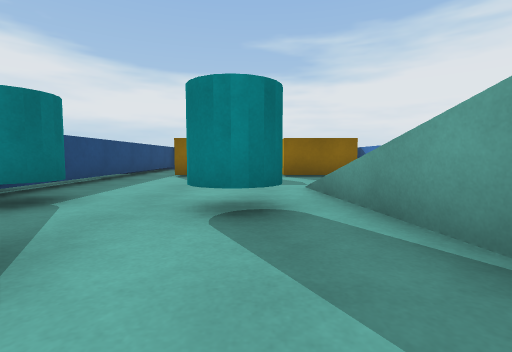
View 1 (above)

12 first-person views from a walk through a Unity game level. The camera is 0.55 m above the floor, tilts 4° down and sees 85° across. The floor is counted in squares, 1 m on a side. Each view is taken from the middle of a square. On the plan, view 1 faces up. The plan holds only what a view shows up to about 9 squares ahead; the rest is blank.

View 2
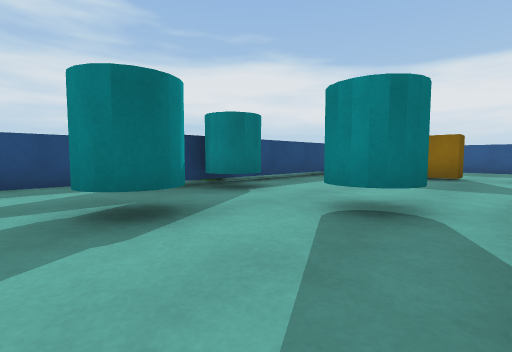

View 3
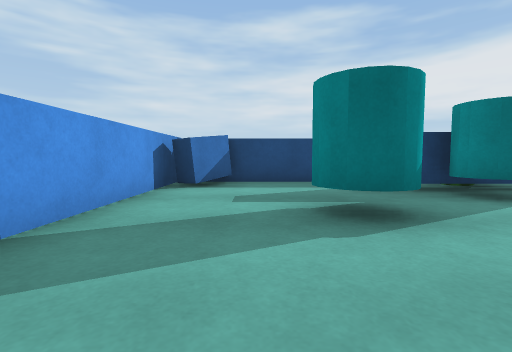

View 4
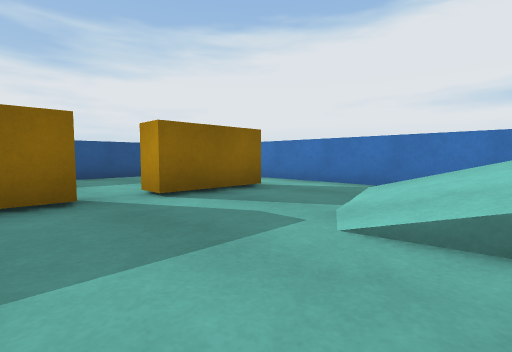

View 5
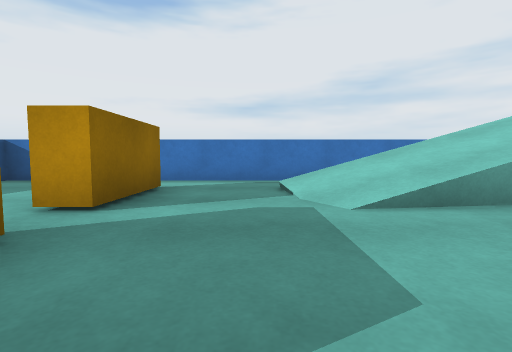

View 6
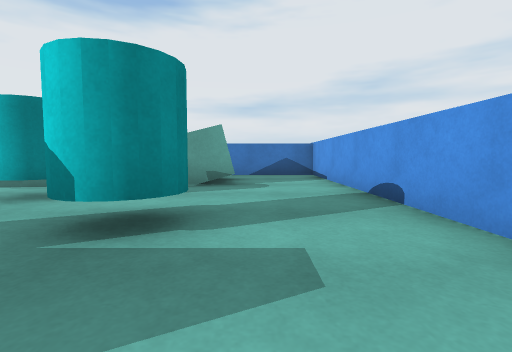

View 7
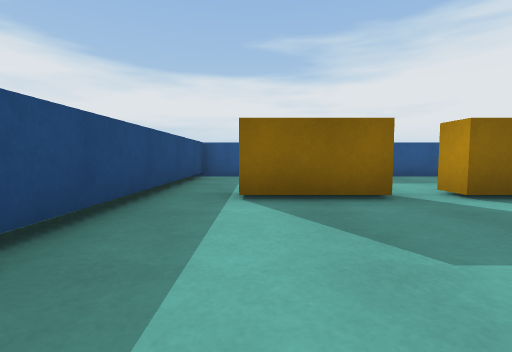

View 8
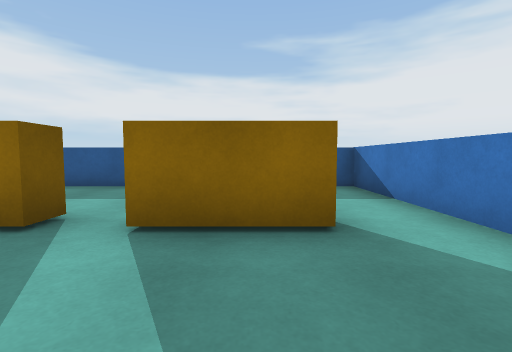

View 9
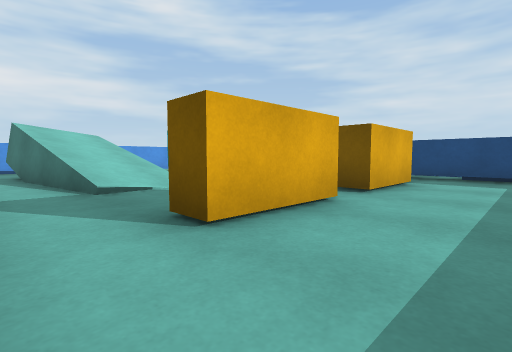

View 10
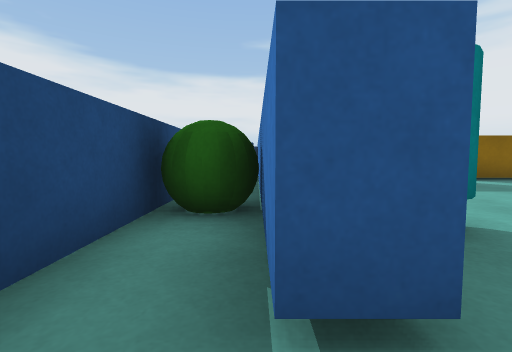

View 11
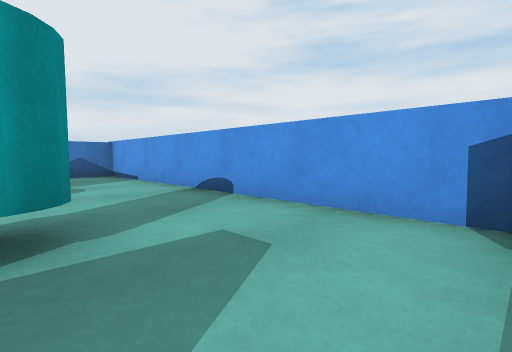

View 12
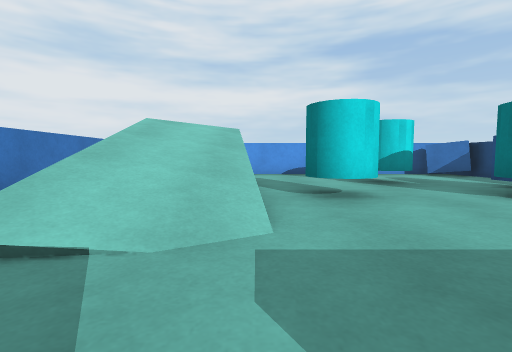

### Floor plan
Key: @ floor where view 1 was taken; # wall or solid block; . floor; / step, stairs or slope; = window, fence, low wall or low ledge; B block; C cyan cylinder; G green ball; L blue block.
Columns run from 5 left of view 1 to 5 right of it. Each row starts with its distance up from view 1.
 12  ##########
 11  #........#
 10  #........#
  9  #........#
  8  #.BBBBBB.#
  7  #........#
  6  #........#
  5 ##....//=.#
  4 #GC...//#.#
  3 ##C..C//#.#
  2 ##....///.#
  1 #..C.../=.#
  0 #....@....#
 -1 LL........#
 -2 ###########

Where each view was taken, in squares from view 1:
view 1: 0 up, 0 right, facing up
view 2: 0 up, 1 right, facing up-left
view 3: 0 up, 1 right, facing left
view 4: 4 up, 1 left, facing up-right
view 5: 6 up, 2 left, facing right
view 6: 0 up, 4 left, facing right
view 7: 4 up, 2 left, facing up
view 8: 5 up, 2 right, facing up
view 9: 10 up, 4 right, facing down-left
view 10: 1 up, 4 left, facing up
view 11: 1 up, 4 left, facing down-right
view 12: 7 up, 1 right, facing down
